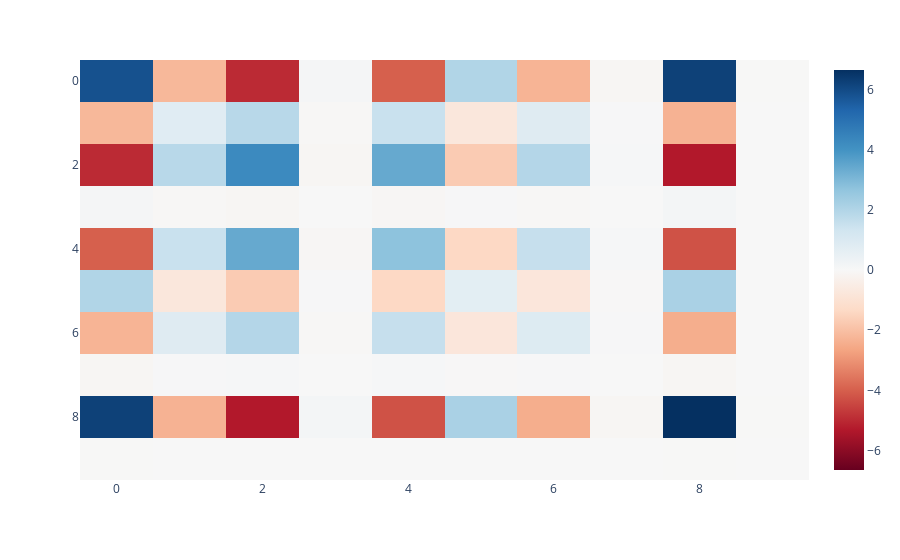

Notebook code for this chart:
### Code cell
print(dot_products.shape)
plot.imshow_div(dot_products)
